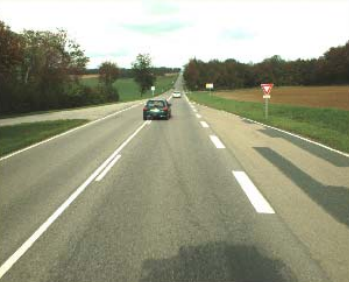
%> input picture test.PNG, 349 x 282 px
$ octave --eval "result = sobel_RGB(imread('test.PNG'));"   (GNU Octave 9; MATLAB toolbox functions it lacks are replaced by stand-ins)
%> lines starting %> are read from the running program, lines starting %| are printed output that depends on the picture
### sobel_single.m
function S = sobel_single(im)

Gx = [1 0 -1;
    2 0 -2;
    1 0 -1];

Gy = [1 2 1;
    0 0 0;
    -1 -2 -1];

Sx = conv2(im,Gx, 'same');
Sy = conv2(im,Gy, 'same');
S = Sx;
S = sqrt(Sx.^2 + Sy.^2);
S = rescale(S);


end

### sobel_RGB.m
function S = sobel_RGB(im)

R = im(:,:,1);
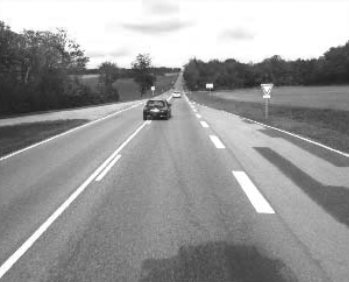
%> R: size 282x349 uint8; min 26, max 255, mean 154.3
G = im(:,:,2);
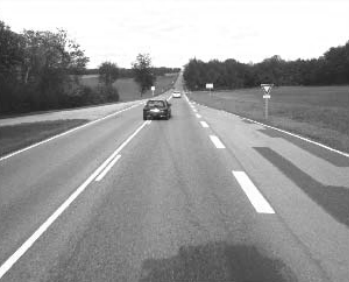
%> G: size 282x349 uint8; min 30, max 255, mean 155.4
B = im(:,:,3);
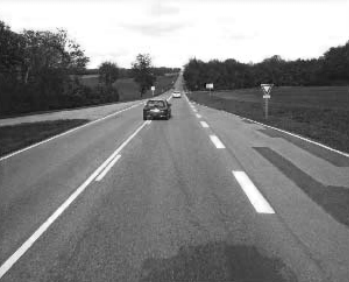
%> B: size 282x349 uint8; min 4, max 255, mean 132.3

Sr = sobel_single(R);
%> in sobel_single, `Sx = conv2(im,Gx, 'same');`:
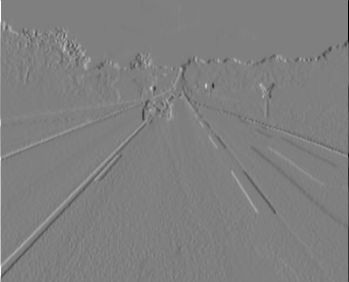
%> Sx: size 282x349 double; min -1020, max 1020, mean 0.2; drawn with min black and max white
%> in sobel_single, `Sy = conv2(im,Gy, 'same');`:
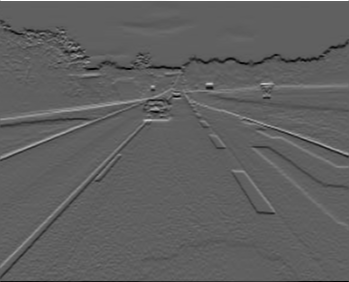
%> Sy: size 282x349 double; min -617, max 1012, mean -2; drawn with min black and max white
%> in sobel_single, `S = sqrt(Sx.^2 + Sy.^2);`:
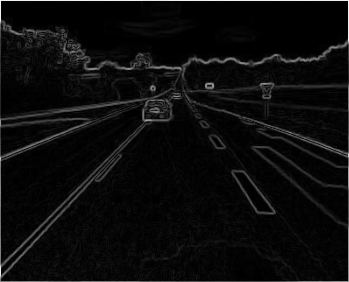
%> S: size 282x349 double; min 0, max 1067.7, mean 50.6; drawn with min black and max white
Sg = sobel_single(G);
Sb = sobel_single(B);

S = rgb2gray(cat(3,Sr,Sg,Sb));
S = rescale(S);

end
